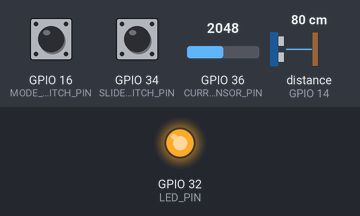
A sketch run on a simulated ESP32. On the bench: output pins drawn as LEDs (lit = HIGH). Wiring (inferred from the names in the program): ultrasonic range finder: trigger GPIO 12; echo GPIO 14. The inputs (shaded band) are chosen by the test bench; at power-on: GPIO 36 (CURRENT_SENSOR_PIN) = 2048, GPIO 16 (MODE_SLIDE_SWITCH_PIN) HIGH, GPIO 34 (SLIDE_SWITCH_PIN) HIGH, distance to the obstacle (sensor on GPIO 14) 80 cm. The echo pulse lasts 58.3 µs per cm; WiFi joins after 1.5 s; servers stay silent unless stated; no MQTT or app messages arrive unless stated; pins used as bus, display or sensor lines are not drawn; what the sketch prints to the serial monitor is not drawn.

Above: at 5.4 s.
5.5 s: GPIO 36 (CURRENT_SENSOR_PIN) set to 0
At 6.1 s:
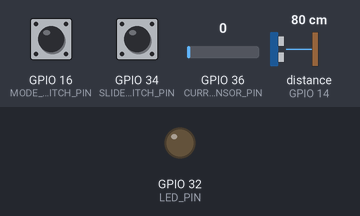
7.1 s: GPIO 36 (CURRENT_SENSOR_PIN) set to 70
At 8.4 s:
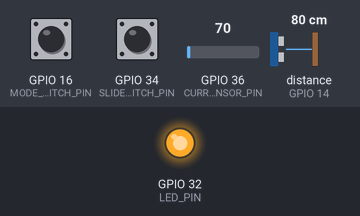
Timing chart, 0 to 10.1 s (numbered marks = the images above; inputs shaded):
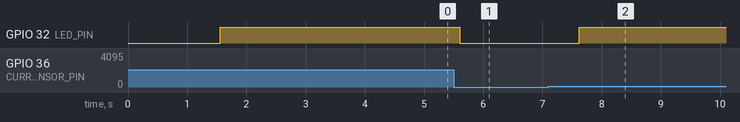

Measured:
- after the input at 5.5 s, GPIO 32 (LED_PIN): HIGH → LOW after 0.10 s
- after the input at 7.1 s, GPIO 32 (LED_PIN): LOW → HIGH after 0.52 s

The sketch:

sketch.ino
```cpp
#include <WiFi.h>
#include <PubSubClient.h>

#define TRIG_DISTANCE_SENSOR_PIN 12
#define ECHO_DISTANCE_SENSOR_PIN 14
#define CURRENT_SENSOR_PIN 36
#define LED_PIN 32
#define SLIDE_SWITCH_PIN 34
#define MODE_SLIDE_SWITCH_PIN 16

#define SUPPLY_VOLTAGE 220 // Padrão dos Postos EV Semirrápidos

// Baseado no BYD Dolphin Mini
#define MAX_BATTERY_CAPACITY 38.0
#define AUTONOMIA_TOTAL 340.0

// Wifi
const char* ssid = "Wokwi-GUEST";
const char* password = "";
// Broker
const char* mqttServer = "broker.hivemq.com";
const int mqttPort = 1883;

WiFiClient espClient;
PubSubClient client(espClient);

// Sensor de distância
int distanceToVehicle;
String distanceSensorStatus;

// Info Elétrica
float chargingCurrentA;
float chargingPowerKW;
int phaseSystem = 1;

// Info Carregamento
String chargingState;
float batteryChargePercent = 0.0;
float accumulatedChargeKWh = 0.0;
int estimatedTimeRemaining = 0;
float estimatedRangeKm = 0.0;

String display = "MQTT";

void setup_wifi() {
  WiFi.begin(ssid, password);
  while (WiFi.status() != WL_CONNECTED) {
    delay(500);
    Serial.print(".");
  }
  Serial.println("WiFi conectado!");
}

void connectMQTT() {
  while (!client.connected()) {
    Serial.print("Conectando ao broker MQTT...");
    if (client.connect("espClient")) {
      Serial.println("Conectado!");
    } else {
      Serial.print("Falha de conexão. Código de erro: ");
      Serial.print(client.state());
      Serial.println(" | Tentando de novo em 1 segundos");
      delay(1000);
    }
  }
}

void setup() {
  pinMode(TRIG_DISTANCE_SENSOR_PIN, OUTPUT);
  pinMode(ECHO_DISTANCE_SENSOR_PIN, INPUT);
  pinMode(CURRENT_SENSOR_PIN, INPUT);
  pinMode(LED_PIN, OUTPUT);
  pinMode(SLIDE_SWITCH_PIN, INPUT_PULLUP);
  pinMode(MODE_SLIDE_SWITCH_PIN, INPUT_PULLUP);

  Serial.begin(115200);
  setup_wifi();
  client.setServer(mqttServer, mqttPort);
  connectMQTT();
}

void loop() {
  if (!client.connected()) {
    connectMQTT();
  }
  client.loop();

  updateDistanceSensor();
  updatePhaseSystem();
  updateCurrentSensor();
  updateChargingStatus();

  displayCheck();
  delay(1000);
}

void displayCheck() {
  display = digitalRead(MODE_SLIDE_SWITCH_PIN) == HIGH ? "MQTT" : "Serial";
  if (display == "Serial") {
    displayStatus();
  } else if (display == "MQTT") {
    publishStatus();
  }
}

int measureDistance(int trigPin, int echoPin) {
  digitalWrite(trigPin, LOW);
  delayMicroseconds(2);
  digitalWrite(trigPin, HIGH);
  delayMicroseconds(10);
  digitalWrite(trigPin, LOW);

  long duration = pulseIn(echoPin, HIGH);
  int distance = duration * 0.034 / 2;

  return distance;
}

void updateDistanceSensor() {
  distanceToVehicle = measureDistance(TRIG_DISTANCE_SENSOR_PIN, ECHO_DISTANCE_SENSOR_PIN);
  distanceSensorStatus = (distanceToVehicle <= 30) ? "Ocupado" : "Vazio";
}

void updatePhaseSystem() {
  phaseSystem = digitalRead(SLIDE_SWITCH_PIN) == HIGH ? 2 : 1;
}

void updateCurrentSensor() {
  int currentValue = analogRead(CURRENT_SENSOR_PIN);
  chargingCurrentA = (float) currentValue * 32.0 / 4095.0;
  chargingPowerKW = (SUPPLY_VOLTAGE * chargingCurrentA * phaseSystem) / 1000.0;
}

void updateChargingStatus() {
  if (batteryChargePercent >= 100.0) {
    chargingState = "Totalmente carregada";
    digitalWrite(LED_PIN, LOW);
    estimatedTimeRemaining = 0;
    return;
  }

  if (chargingCurrentA <= 0.0) {
    chargingState = "Não está carregando";
    digitalWrite(LED_PIN, LOW);
    estimatedTimeRemaining = -1;
    return;
  }

  chargingState = "Carregando";
  digitalWrite(LED_PIN, HIGH);
  updateBatteryCharge();
  calculateEstimatedTimeRemaining();
}

void updateBatteryCharge() {
  if (accumulatedChargeKWh >= MAX_BATTERY_CAPACITY) {
    accumulatedChargeKWh = MAX_BATTERY_CAPACITY;
    batteryChargePercent = 100.0;
    return;
  }

  float chargeIncrementKWh = chargingPowerKW / 3600.0;
  accumulatedChargeKWh += chargeIncrementKWh;

  batteryChargePercent = (accumulatedChargeKWh / MAX_BATTERY_CAPACITY) * 100.0;
  if (batteryChargePercent > 100.0) batteryChargePercent = 100.0;

  estimatedRangeKm = (batteryChargePercent / 100.0) * AUTONOMIA_TOTAL;
}

void calculateEstimatedTimeRemaining() {
  float remainingCapacityKWh = MAX_BATTERY_CAPACITY - accumulatedChargeKWh;
  if (chargingPowerKW > 0) {
    estimatedTimeRemaining = (remainingCapacityKWh * 3600) / chargingPowerKW;
  } else {
    estimatedTimeRemaining = -1;
  }
}

String formatTime(int totalSeconds) {
  int days = totalSeconds / 86400;
  int hours = (totalSeconds % 86400) / 3600;
  int minutes = (totalSeconds % 3600) / 60;
  int seconds = totalSeconds % 60;

  String result = "";

  if (days > 0) {
    result += String(days) + "d ";
  }
  if (hours > 0 || days > 0) {
    result += String(hours) + "h ";
  }
  if (minutes > 0 || hours > 0 || days > 0) {
    result += String(minutes) + "m ";
  }
  result += String(seconds) + "s";

  return result;
}

void displayStatus() {
  Serial.println("========= STATUS DO CARREGADOR EV =========");

  Serial.println("[Sensor de Distância]");
  Serial.printf("Distância: %dcm\n", distanceToVehicle);
  Serial.printf("Status do Sensor: %s\n", distanceSensorStatus.c_str());
  Serial.println("-------------------------------------------");

  Serial.println("[Informações Elétricas]");
  Serial.printf("Corrente: %.2fA | Tensão: %dV\n", chargingCurrentA, SUPPLY_VOLTAGE);
  Serial.printf("Potência: %.2f kW (%s)\n", chargingPowerKW, phaseSystem == 1 ? "Monofásico" : "Bifásico");
  Serial.println("-------------------------------------------");

  Serial.println("[Status de Carregamento]");
  Serial.printf("Estado: %s\n", chargingState.c_str());
  Serial.printf("Nível de Bateria: %.2f%%\n", batteryChargePercent);
  Serial.printf("Autonomia Estimada: %.2fkm\n", estimatedRangeKm);

  if (batteryChargePercent >= 100.0) {
    Serial.println("Bateria completamente carregada!");
  } else if (estimatedTimeRemaining == -1) {
    Serial.println("Tempo Restante Estimado: Carregamento pausado");
  } else {
    String formattedTime = formatTime(estimatedTimeRemaining);
    Serial.printf("Tempo Restante Estimado: %s\n", formattedTime.c_str());
  }

  Serial.println("===========================================\n");
}

void publishStatus() {
  client.publish("ev/charger/distanceToVehicle", String(distanceToVehicle).c_str());
  client.publish("ev/charger/status", distanceSensorStatus.c_str());
  client.publish("ev/charger/supplyVoltage", String(SUPPLY_VOLTAGE).c_str());
  client.publish("ev/charger/chargingCurrent", String(chargingCurrentA).c_str());
  client.publish("ev/charger/phaseSystem", String(phaseSystem).c_str());
  client.publish("ev/charger/chargingPower", String(chargingPowerKW).c_str());
  client.publish("ev/charger/batteryPercent", String(batteryChargePercent).c_str());
  client.publish("ev/charger/chargingState", chargingState.c_str());
  client.publish("ev/charger/estimatedTimeRemaining", String(estimatedTimeRemaining).c_str());
  client.publish("ev/charger/estimatedRange", String(estimatedRangeKm).c_str());
}
```
